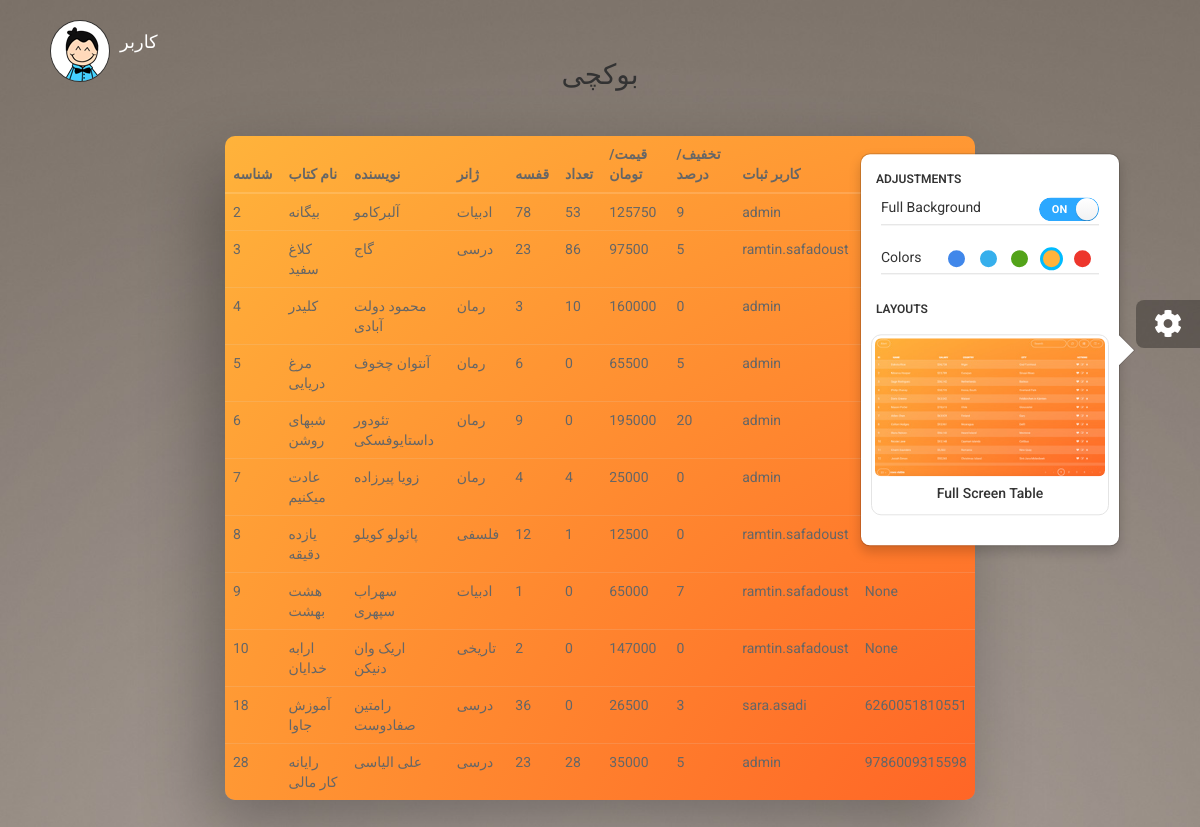
Before: /compact with the older database file.
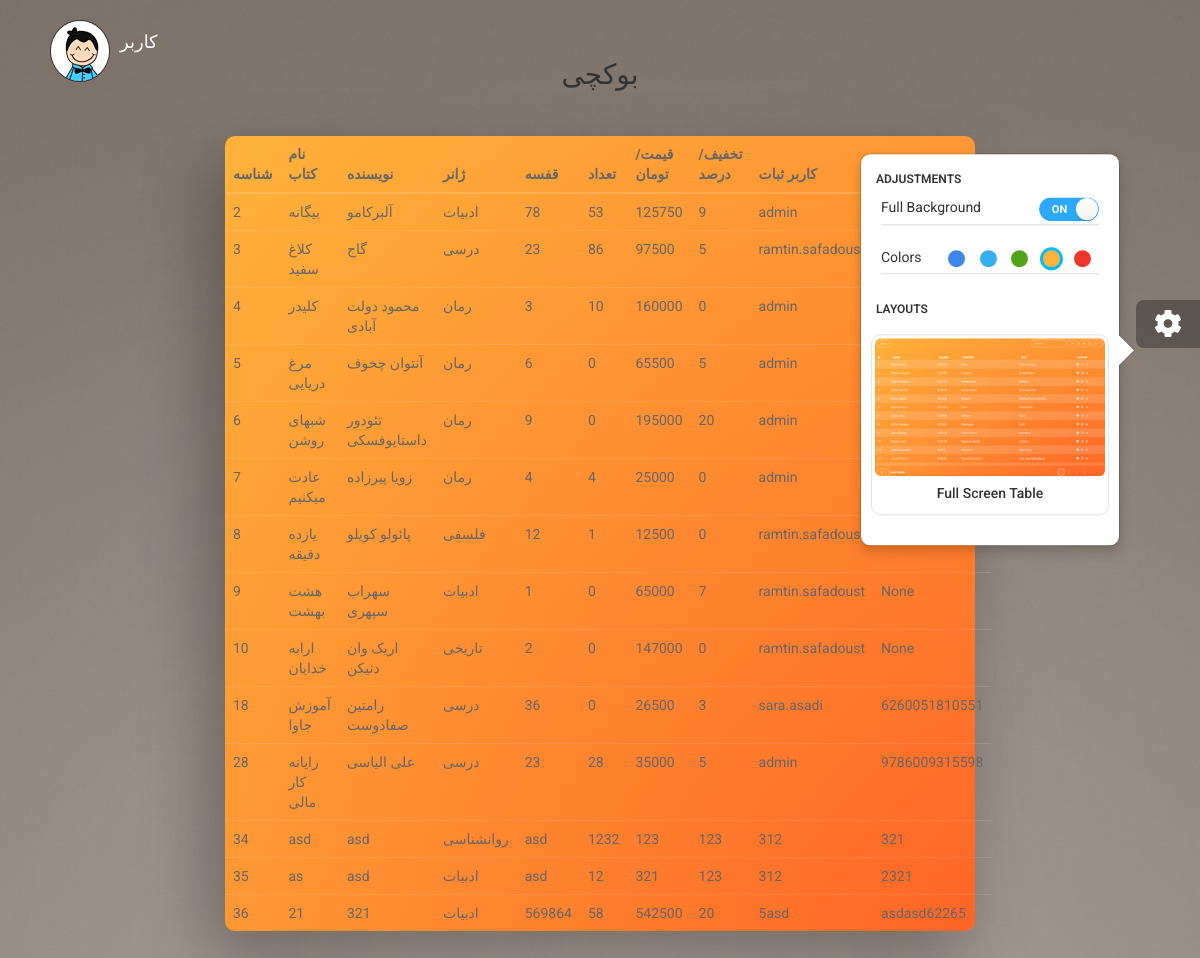
After: the same page with the newer database file.
### tables this page shows
CREATE TABLE "product" (
	`id`	INTEGER NOT NULL PRIMARY KEY AUTOINCREMENT UNIQUE,
	`bookname`	TEXT NOT NULL,
	`writer`	TEXT NOT NULL,
	`gorooh`	TEXT NOT NULL,
	`boxindex`	TEXT NOT NULL,
	`count`	INTEGER NOT NULL,
	`price`	INTEGER NOT NULL,
	`discount`	INTEGER NOT NULL,
	`regby`	TEXT NOT NULL,
	`barcode`	TEXT UNIQUE
);

### app.py (the view)
@app.route("/compact")
def compact():
        return render_template("compact-table.html",data=update(),user="کاربر")

### app.py (called while the page is built)
def update():
    conn=sqlite3.connect('database.sqlite')
    cur = conn.cursor()
    cur.execute("SELECT * FROM product")
    rows = cur.fetchall()
    cur.close()
    conn.close()
    return rows

### templates/compact-table.html (shortened to what this page needs)
<!doctype html>
<html lang="en">
<head>
  <link rel="stylesheet" href="https://cdnjs.cloudflare.com/ajax/libs/twitter-bootstrap/3.4.1/css/bootstrap.min.css">
  <link href="static/assets/css/fresh-bootstrap-table.css" rel="stylesheet" />
  <link href="static/assets/css/demo.css" rel="stylesheet" />
  <link rel="stylesheet" href="https://use.fontawesome.com/releases/v5.6.3/css/all.css">
</head>
<body>
<div class="wrapper">
  <a href="http://creative-tim.com">
    <div class="logo-container">
      <div class="logo">
        <img src="static/assets/img/new_logo.png">
      </div>
      <div class="brand">
        {{user}}
      </div>
    </div>
  </a>
  <div class="container">
    <div class="row">
      <div class="col-md-8 col-md-offset-2">
        <div class="description">
          <h2>بوکچی</h2>
        </div>
        <div class="fresh-table full-color-orange">
          <table id="fresh-table" class="table">
            <thead>
              <tr>
                <th>شناسه</th>
                <th>نام کتاب</th>
                <th>نویسنده</th>
                <th>ژانر</th>
                <th>قفسه</th>
                <th>تعداد</th>
                <th>قیمت/تومان</th>
                <th>تخفیف/درصد </th>
                <th>کاربر ثبات</th>
                <th>بارکد</th>
              </tr>
            </thead>
            <tbody>
              {% for row in data%}
              <tr>
                <td >{{row[0]  }}</td>
                <td >{{row[1]  }}</td>
                <td >{{row[2]  }}</td>
                <td >{{row[3]  }}</td>
                <td >{{row[4]  }}</td>
                <td >{{row[5]  }}</td>
                <td >{{row[6]  }}</td>
                <td >{{row[7]  }}</td>
                <td >{{row[8]  }}</td>
                <td >{{row[9]  }}</td>
              </tr>
              {% endfor %}
            </tbody>
          </table>
        </div>
      </div>
    </div>
  </div>
</div>
<div class="fixed-plugin" style="top: 300px">
  <div class="dropdown open">
    <a href="#" data-toggle="dropdown">
    <i class="fa fa-cog fa-2x"> </i>
    </a>
    <ul class="dropdown-menu">
      <li class="header-title">Adjustments</li>
      <li class="adjustments-line">
        <a href="javascript:void(0)" class="switch-trigger">
          <p>Full Background</p>
          <div class="switch"
            data-on-label="ON"
            data-off-label="OFF">
          </div>
          <div class="clearfix"></div>
        </a>
      </li>
      <li class="adjustments-line">
        <a href="javascript:void(0)" class="switch-trigger">
          <p>Colors</p>
          <div class="pull-right">
            <span class="badge filter badge-blue" data-color="blue"></span>
            <span class="badge filter badge-azure" data-color="azure"></span>
            <span class="badge filter badge-green" data-color="green"></span>
            <span class="badge filter badge-orange active" data-color="orange"></span>
            <span class="badge filter badge-red" data-color="red"></span>
          </div>
        </a>
      </li>
      <li class="header-title">Layouts</li>
      <li class="active">
      </li>
      <li>
        <a class="img-holder" href="{{url_for('home')}}">
          <img src="static/assets/img/full.jpg">
          <h5>Full Screen Table</h5>
        </a>
      </li>
      <li>
      </li>
      <li>
      </li>
    </ul>
  </div>
</div>
</body>
</html>

Changed rows visible on the page:
added product: id "34", bookname "asd", writer "asd", gorooh "روانشناسی", boxindex "asd", count "1232", price "123", discount "123", regby "312", barcode "321"
added product: id "35", bookname "as", writer "asd", gorooh "ادبیات", boxindex "asd", count "12", price "321", discount "123", regby "312", barcode "2321"
added product: id "36", bookname "21", writer "321", gorooh "ادبیات", boxindex "569864", count "58", price "542500", discount "20", regby "5asd", barcode "asdasd62265"
